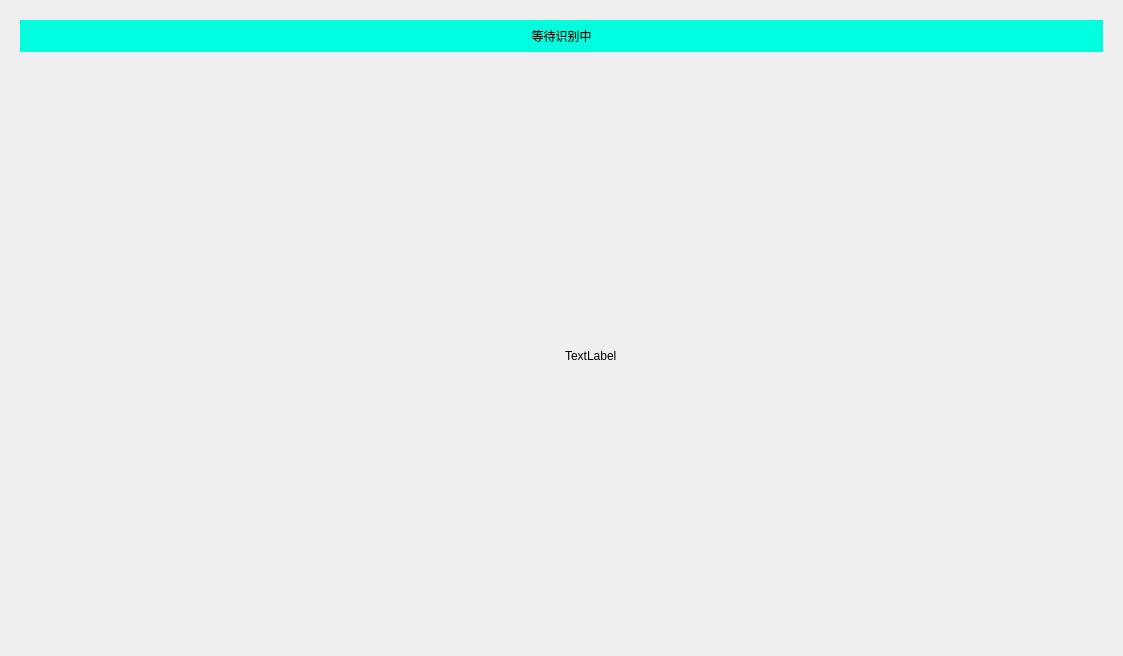
<?xml version="1.0" encoding="UTF-8"?>
<ui version="4.0">
 <class>Form</class>
 <widget class="QWidget" name="Form">
  <property name="geometry">
   <rect>
    <x>0</x>
    <y>0</y>
    <width>1123</width>
    <height>656</height>
   </rect>
  </property>
  <property name="windowTitle">
   <string>Form</string>
  </property>
  <layout class="QVBoxLayout" name="verticalLayout_3">
   <item>
    <widget class="QWidget" name="verticalWidget" native="true">
     <property name="minimumSize">
      <size>
       <width>500</width>
       <height>50</height>
      </size>
     </property>
     <property name="maximumSize">
      <size>
       <width>16777215</width>
       <height>50</height>
      </size>
     </property>
     <layout class="QVBoxLayout" name="verticalLayout">
      <item>
       <widget class="QLabel" name="label">
        <property name="styleSheet">
         <string notr="true">font: 24pt &quot;Hannotate SC&quot;;
background-color: rgb(0, 255, 222);</string>
        </property>
        <property name="text">
         <string>等待识别中</string>
        </property>
        <property name="alignment">
         <set>Qt::AlignCenter</set>
        </property>
       </widget>
      </item>
     </layout>
    </widget>
   </item>
   <item>
    <layout class="QHBoxLayout" name="horizontalLayout_2">
     <item>
      <widget class="QLabel" name="label_2">
       <property name="text">
        <string/>
       </property>
       <property name="pixmap">
        <pixmap>../PycharmProjects/ThreeMonkeys/img/1.png</pixmap>
       </property>
      </widget>
     </item>
     <item>
      <widget class="QLabel" name="label_3">
       <property name="text">
        <string>TextLabel</string>
       </property>
      </widget>
     </item>
    </layout>
   </item>
  </layout>
 </widget>
 <resources/>
 <connections/>
</ui>
